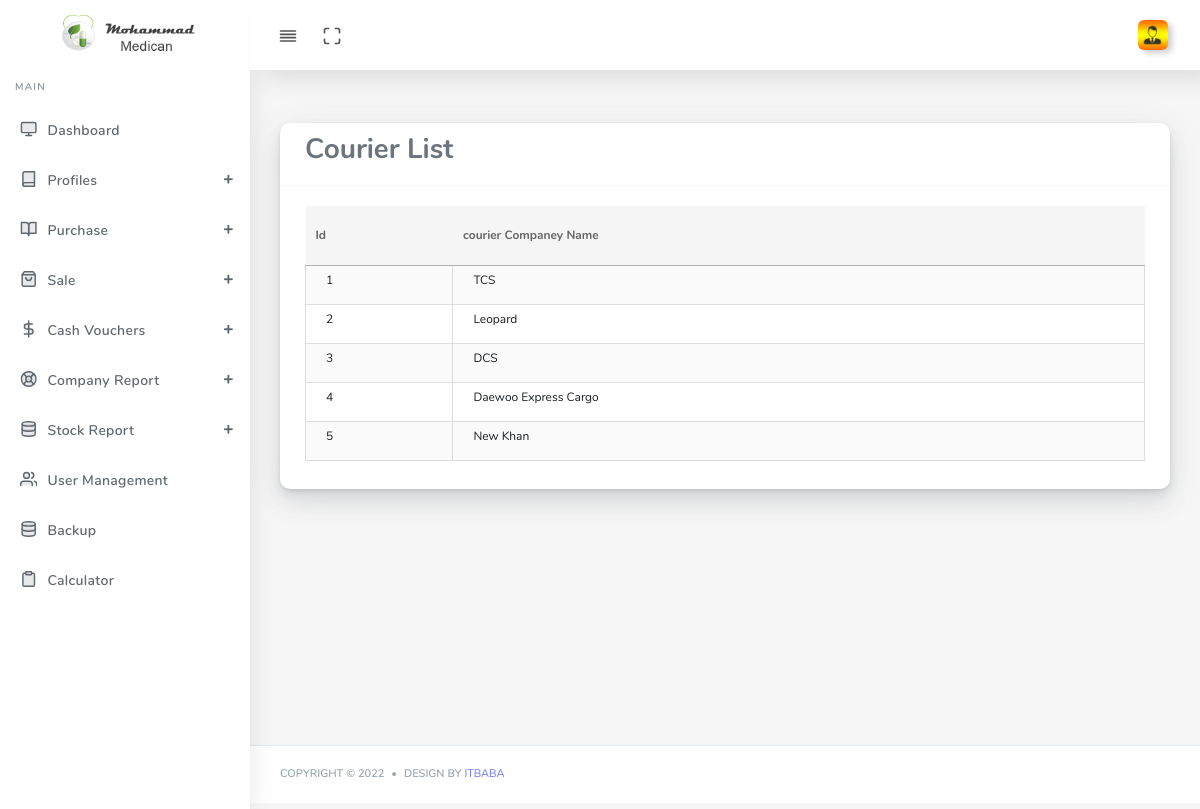
Screenshot of /courier-list.php (signed in) with the database file from the repository.
### tables this page shows
CREATE TABLE IF NOT EXISTS `courier` (
  `id` int(11) NOT NULL AUTO_INCREMENT,
  `service` varchar(255) NOT NULL,
  PRIMARY KEY (`id`)
);

### courier-list.php (the view, shortened to what this page needs)
<?php
include "include/header.php";
?>
</head>
<body >
  <?php include "include/menu.php"; ?>
      <div class="main-content">
        <section class="section">
          <div class="section-body">
            <div class="row">
              <div class="col-12">
                <div class="card">
                  <div class="card-header">
                    <h3>Courier List</h3>
                  </div>
                  <div class="card-body">
                    <div class="table-responsive">
<table class="table table-striped table-hover text-dark mb-2" id="user_data" style="width:100%;">
<thead>
<tr>
<th > Id</th>
<th >courier Companey Name</th>
</tr>
</thead>
<tbody>
<?php
include "db.php";
$q="select * from courier";
$s=$dbpdo->prepare($q);
$s->execute();
while($row = $s->fetch(PDO::FETCH_BOTH)){
echo "<tr>
<td>$row[0]</td>
<td>$row[1]</td>
</tr>
";
}
?>
  </tbody>
 </table>
               </div>
            </div></div>
            </div>
              </div>
            </div>
          </div>
     <?php include "include/footer.php";?>

### include/header.php (style rules this page uses)
#user_data { font-size:13px !important; color: #191d21 !important }
#user_data tr td { height: 0px; font-size: 12px; padding: 5px 5px 15px 20px; border: 1px solid #ddd !important; }
th { background-image: linear-gradient(#8ea0a0,#a9e0e2); border: 0px solid #333 !important; color: #583517; border-bottom: 1px solid #b5b0b0 !important; background: #ddd; font-size: 12px; }
thead { margin-bottom:5px; }

### rows the page displays
courier: id "1", service "TCS"
courier: id "2", service "Leopard"
courier: id "3", service "DCS"
courier: id "4", service "Daewoo Express Cargo"
courier: id "5", service "New Khan"
